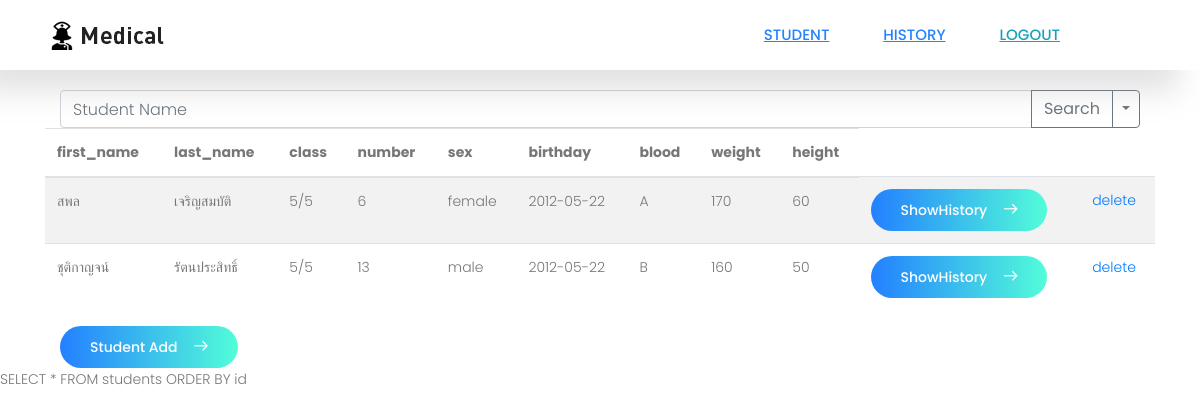
The page /admin_user_list.php on the database as committed earlier.
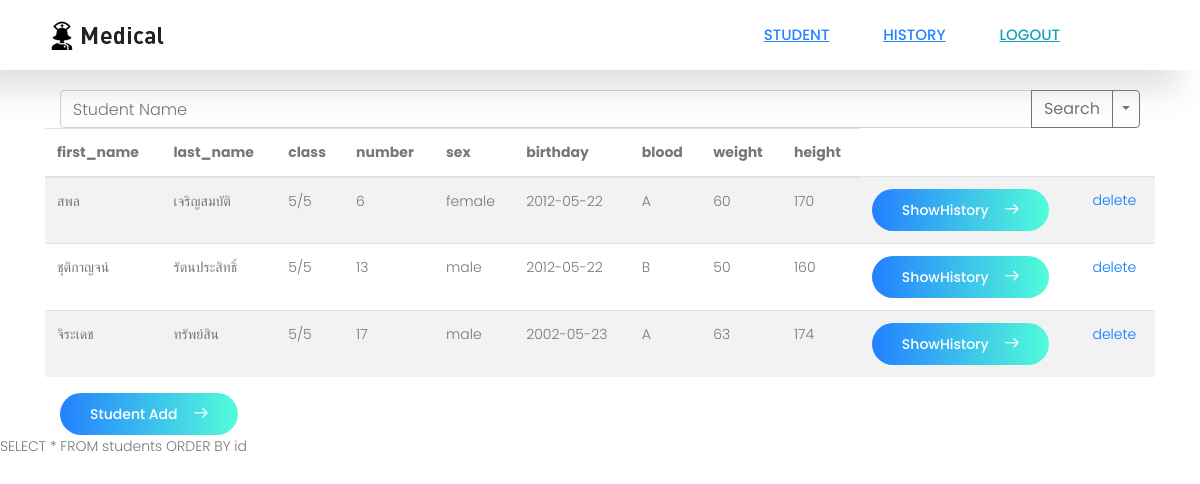
The same page on the database as committed later.
### tables this page shows
CREATE TABLE `students` (
  `id` int(11) NOT NULL,
  `first_name` varchar(255) NOT NULL,
  `last_name` varchar(255) NOT NULL,
  `class_name` varchar(255) NOT NULL,
  `student_number` varchar(100) NOT NULL,
  `sex` tinyint(1) NOT NULL,
  `birthday` date NOT NULL,
  `blood_type` varchar(100) NOT NULL,
  `height` decimal(10,0) NOT NULL,
  `weight` decimal(10,0) NOT NULL
);

### admin_user_list.php (the view, shortened to what this page needs)
<?php
include_once "lib/lib.php";
$search_key     = $_GET['key'];
?>
<!DOCTYPE html>
<html>
  <head>
    <link rel="stylesheet" href="css/linearicons.css">
    <link rel="stylesheet" href="css/font-awesome.min.css">
    <link rel="stylesheet" href="https://stackpath.bootstrapcdn.com/bootstrap/4.1.1/css/bootstrap.min.css">
    <link rel="stylesheet" href="css/main.css">
  </head>
<body>
  <header class="default-header">
    <div class="container">
      <div class="header-wrap">
        <div class="header-top d-flex justify-content-between align-items-center">
          <div class="logo">
            <a href="."><img src="images/logo.png" alt=""></a>
          </div>
          <div class="main-menubar d-flex align-items-center">
            <nav>
              <a href="admin_user_list.php" >Student</a>
              <a href="admin_history_list.php" >History</a>
              <a href="index.php" class="logout">Logout</a>
            </nav>
          </div>
        </div>
      </div>
    </div>
  </header>
  <main role="main" style="padding-top: 90px;">
    <div class="container">
      <div class="col-auto">
	      <form action="admin_user_list.php" method="get">
        <div class="input-group">
          <input type="text" name="key" class="form-control" aria-label="Text input with segmented dropdown button" placeholder="Student Name" value="<?php echo $search_key; ?>">
          <div class="input-group-append">
            <button type="submit" class="btn btn-outline-secondary">Search</button>
            <button type="button" class="btn btn-outline-secondary dropdown-toggle dropdown-toggle-split" data-toggle="dropdown" aria-haspopup="true" aria-expanded="false">
            </button>
          </div>
        </div>
	      </form>
      </div>
      <table class="table table-striped">
        <thead>
          <tr>
            <th>first_name</th>
            <th>last_name</th>
            <th>class</th>
            <th>number</th>
            <th>sex</th>
            <th>birthday</th>
            <th>blood</th>
            <th>weight</th>
            <th>height</th>
          </tr>
        </thead>
        <tbody>
<?php
if($search_key != ''){
  $where = " WHERE first_name LIKE '%$search_key%' OR first_name LIKE '%$search_key%'";
} else {
  $where = "";
}
$query = <<< EOM
SELECT *
  FROM students
$where
 ORDER BY id
EOM;
if ($result = $mysqli->query($query)) {
	while ($row = $result->fetch_assoc()) {
?>
          <tr>
            <td><?php echo($row["first_name"]); ?></td>
            <td><?php echo($row["last_name"]); ?></td>
            <td><?php echo($row["class_name"]); ?></td>
            <td><?php echo($row["student_number"]); ?></td>
            <td><?php if($row["sex"] == 1) { echo('male'); } else { echo('female'); } ?></td>
            <td><?php echo($row["birthday"]); ?></td>
            <td><?php echo($row["blood_type"]); ?></td>
            <td><?php echo($row["weight"]); ?></td>
            <td><?php echo($row["height"]); ?></td>
            <td>
              <a href="admin_history_list.php?student_id=<?php echo($row["id"]); ?>" role="button" class="nw-btn primary-btn">ShowHistory<span class="lnr lnr-arrow-right"></span></a>
            </td>
            <td><a href="admin_user_delete.php?id=<?php echo($row["id"]); ?>">delete</a></td>
          </tr>
<?php
	}
}
?>
        </tbody>
      </table>
      <div class="col-auto">
        <a href="admin_user_add.php" role="button" class="nw-btn primary-btn">Student Add<span class="lnr lnr-arrow-right"></span></a>
      </div>
    </div>
<?php echo $query; ?>
  </main>
</body>
</html>

Rows that differ between the two databases and show on the page:
changed students "สพล": weight "170" → "60"; height "60" → "170"
changed students "ชุติกาญจน์": weight "160" → "50"; height "50" → "160"
added students: first_name "จิระเดช", last_name "ทรัพย์สิน", class_name "5/5", student_number "17", sex "male", birthday "2002-05-23", blood_type "A", weight "63", height "174"
